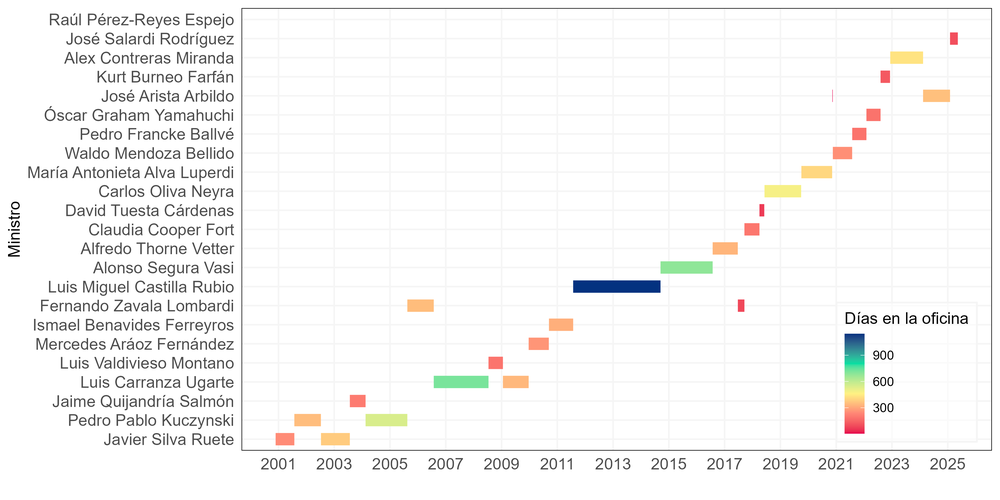
#> input picture Fig_Ministros1.png, 1000 x 500 px, shrunk from 3600 x 1800 before the run; its folder holds only this picture in this run
$ python -i detect_cut_line_y.py   (imports and definitions only)
#> lines starting #> are read from the running program, lines starting #| are printed output that depends on the picture; after the words box and inside, x2 and y2 are one past the last pixel; in counts of white or black regions, pixels touching at a corner belong together
#> further down, picture is the input picture: PIL image 1000x500 RGB; mean R, G, B 246.2, 245.7, 244.9
#%%
import os
import cv2
import numpy as np
from pdf2image import convert_from_path
from PIL import Image

# =========================================================
# 1. THE DETECTION LOGIC (No changes needed here)
# =========================================================
def detect_cut_line_y(image, min_length_ratio=0.16, y_range=(0.40, 0.95), debug_path=None):
#> called with min_length_ratio = 0.16, y_range = (0.4, 0.95)
    img_np = np.array(image)
    gray = cv2.cvtColor(img_np, cv2.COLOR_RGB2GRAY)
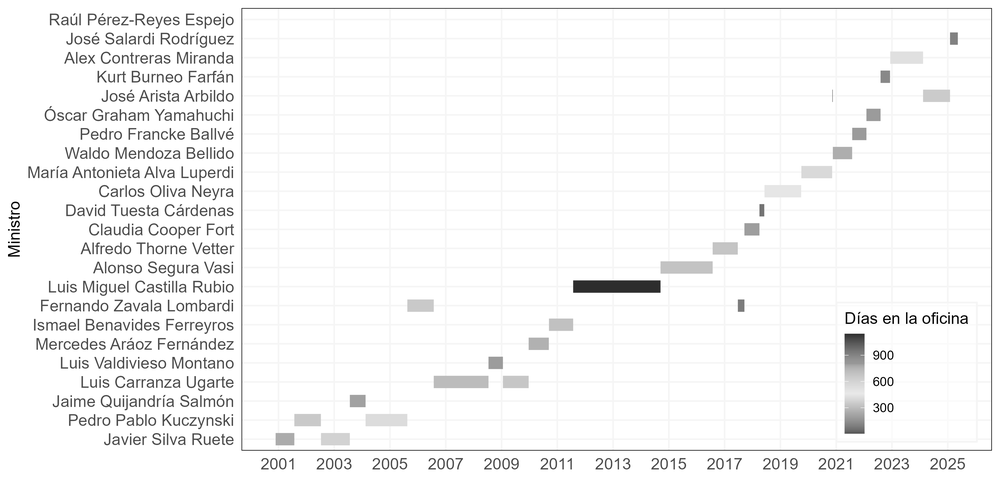
#> gray: shape (500, 1000); min 0, max 255, mean 245.8
    _, thresh = cv2.threshold(gray, 200, 255, cv2.THRESH_BINARY_INV)
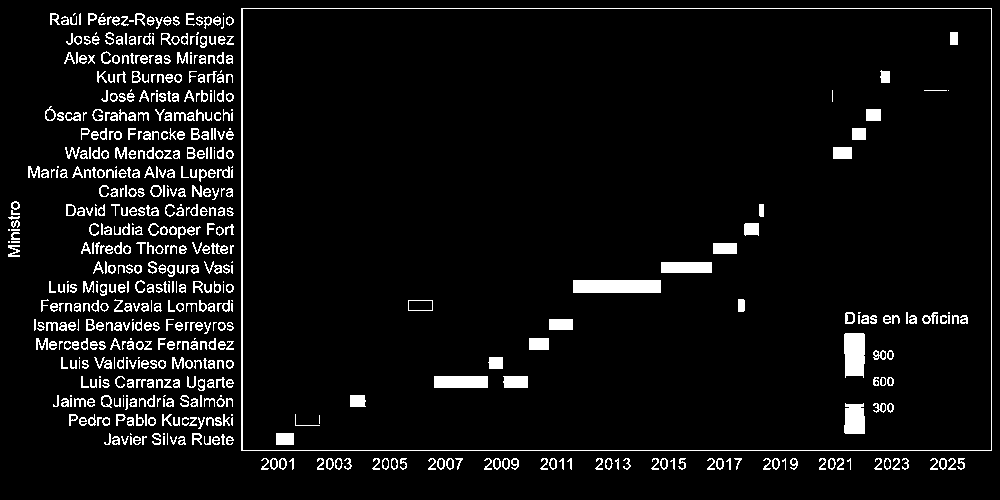
#> thresh: shape (500, 1000); 5.9% white; 593 white regions (107 under 20 px), largest, box (x1, y1, x2, y2) and area: (241, 8, 992, 451) 2825, (573, 280, 661, 293) 1144, (844, 333, 865, 378) 870

    height, width = image.height, image.width
#> height = 500; width = 1000
    half_width = int(width * 0.5)
#> half_width = 500
    min_y, max_y = int(height * y_range[0]), int(height * y_range[1])
#> min_y = 200; max_y = 475

    thresh[:, half_width:] = 0
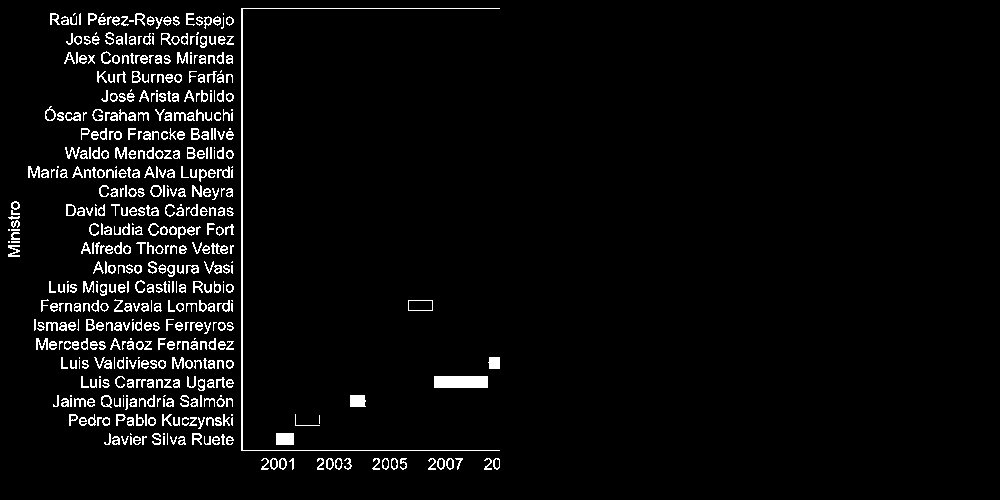
#> thresh: shape (500, 1000); 4.1% white in thin lines or dots, all inside (x1, y1, x2, y2) = (8, 8, 500, 470)

    lines = cv2.HoughLinesP(
        thresh, 1, np.pi / 180, threshold=50,
        minLineLength=int(width * min_length_ratio), maxLineGap=9
    )
#> lines = [[242, 450, 242, 8], [241, 450, 241, 8], [243, 450, 499, 450], [243, 8, 499, 8], [41, 310, 231, 310], [62, 406, 231, 398]]

    best_y = height
#> best_y = 500
    best_line_coords = None
    candidate_lines = []

    if lines is not None:
        for line in lines[:, 0]:
            x1, y1, x2, y2 = line
            if abs(y1 - y2) <= 9 and min_y <= y1 <= max_y:
                candidate_lines.append((x1, y1, x2, y2))
#> this loop made 6 passes
#> after the loop, candidate_lines = [(243, 450, 499, 450), (41, 310, 231, 310), (62, 406, 231, 398)]

        if candidate_lines:
            best_line = min(candidate_lines, key=lambda l: l[1])
#> best_line = (41, 310, 231, 310)
            best_y = best_line[1]
#> best_y = 310
            best_line_coords = best_line
#> best_line_coords = (41, 310, 231, 310)

    if debug_path:
        roi_color_bgr = (255, 102, 51)
        debug_img = cv2.cvtColor(img_np, cv2.COLOR_RGB2BGR)
        overlay = debug_img.copy()

        cv2.rectangle(overlay, (0, min_y), (half_width, max_y), roi_color_bgr, -1)
        cv2.addWeighted(overlay, 0.25, debug_img, 0.75, 0, debug_img)
        cv2.rectangle(debug_img, (0, min_y), (half_width, max_y), roi_color_bgr, 2)

        if candidate_lines:
            for line in candidate_lines:
                if line != best_line_coords:
                    cv2.line(debug_img, (line[0], line[1]), (line[2], line[3]), (150, 150, 150), 1)

        if best_line_coords is not None:
            bx1, by1, bx2, by2 = best_line_coords
            cv2.line(debug_img, (bx1, by1), (bx2, by2), (76, 0, 230), 8)
            label = f"CUT Y: {best_y}"
            cv2.putText(debug_img, label, (bx1, by1 - 10), cv2.FONT_HERSHEY_SIMPLEX, 0.8, (76, 0, 230), 2)
        else:
            cv2.putText(debug_img, "NO CUT LINE FOUND", (50, int(height/2)), cv2.FONT_HERSHEY_SIMPLEX, 1.5, (0, 0, 255), 3)

        cv2.imwrite(debug_path, debug_img)

    return best_y

# =========================================================
# 2. THE DIAGNOSTIC RUNNER
# =========================================================
# [64 lines left out: function process_scanned_pdfs, not called in this run]

# =========================================================
# 4. EXECUTION
# =========================================================
# [7 lines not run here, left out]

>>> from PIL import Image
>>> picture = Image.open('Fig_Ministros1.png')
>>> result = detect_cut_line_y(picture)
#> result = 310

$ run again, on Fig_Ministros2.png
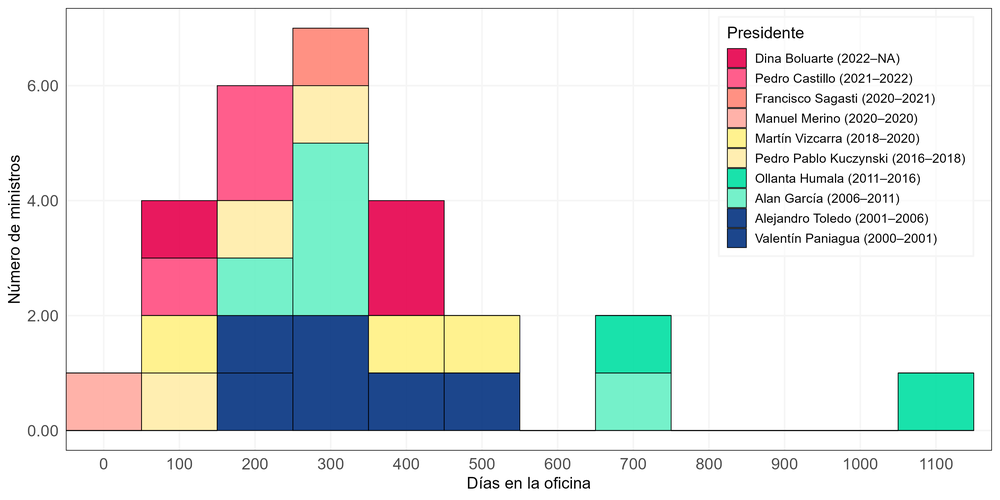
#> input picture Fig_Ministros2.png, 1000 x 500 px, shrunk from 3600 x 1800 before the run
#> picture is the input picture: PIL image 1000x500 RGB; mean R, G, B 225.4, 224.4, 224
#> in detect_cut_line_y, `_, thresh = cv2.threshold(gray, 200, 255, cv2.THRESH_BINARY_INV)`:
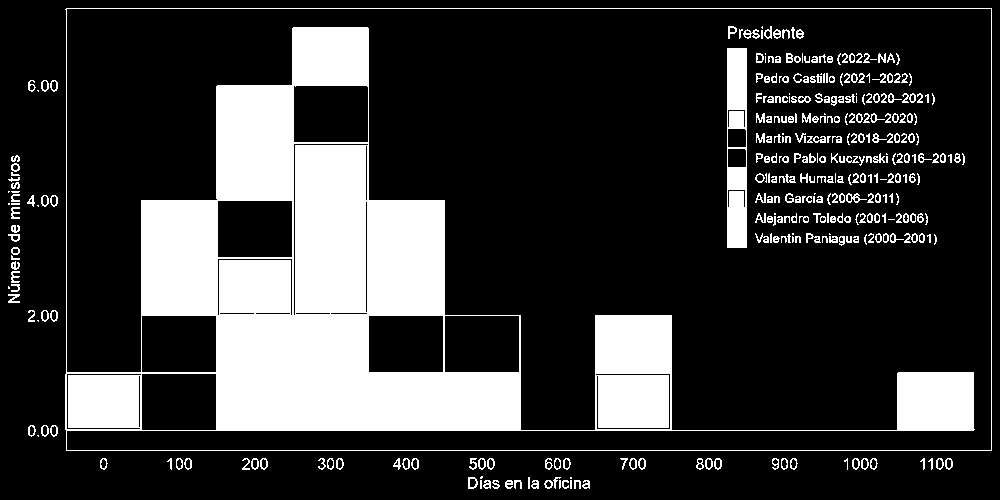
#> thresh: shape (500, 1000); 22% white; 334 white regions (67 under 20 px), largest, box (x1, y1, x2, y2) and area: (65, 8, 992, 451) 95933, (727, 48, 747, 248) 3256, (743, 29, 760, 39) 86
#> in detect_cut_line_y, `thresh[:, half_width:] = 0`:
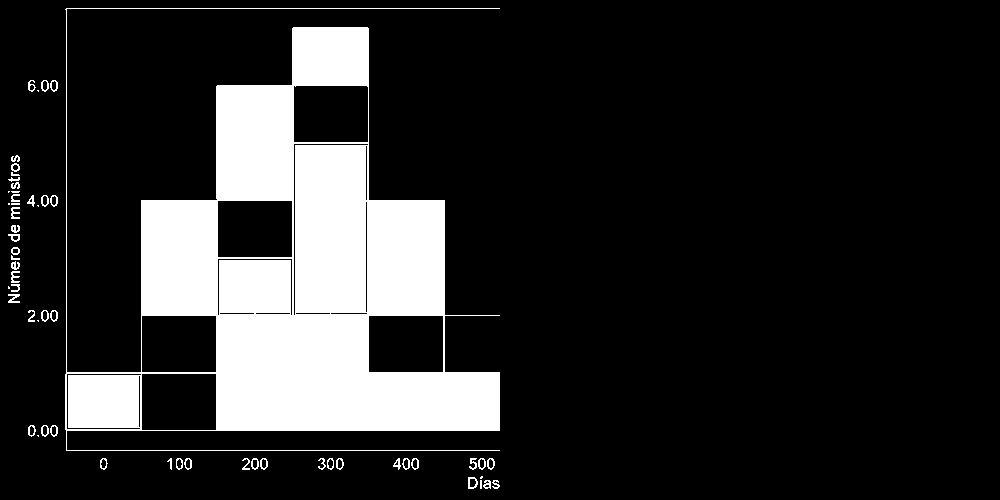
#> thresh: shape (500, 1000); 16.4% white; 58 white regions (11 under 20 px), largest, box (x1, y1, x2, y2) and area: (65, 8, 500, 451) 79614, (8, 294, 20, 303) 66, (11, 207, 20, 219) 64
#> lines = 131 rows, first 6: [323, 142, 359, 430], [266, 430, 311, 142], [141, 323, 326, 27], [141, 221, 368, 357], [216, 391, 499, 386], [141, 316, 285, 85]
#> the loop in detect_cut_line_y, `for line in lines[:, 0]:` made 131 passes
#> after the loop in detect_cut_line_y, `for line in lines[:, 0]:`: candidate_lines = 37 items, first 6: (216, 391, 499, 386), (216, 404, 499, 399), (216, 393, 499, 393), (216, 389, 499, 380), (28, 430, 499, 430), (216, 423, 498, 428)
#> best_line = (194, 200, 367, 197)
#> in detect_cut_line_y, `best_y = best_line[1]`: best_y = 200
#> best_line_coords = (194, 200, 367, 197)
#> result = 200
